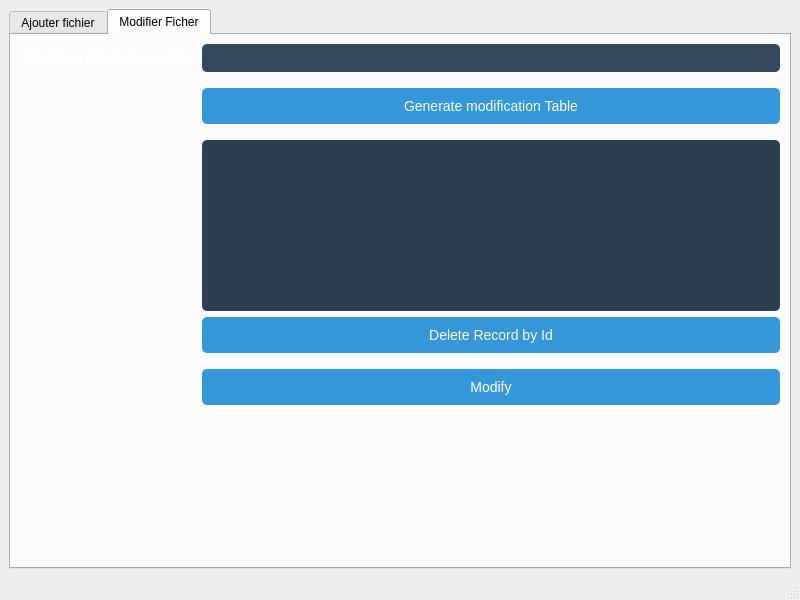
<?xml version="1.0" encoding="UTF-8"?>
<ui version="4.0">
 <class>AddEditDelWindow</class>
 <widget class="QMainWindow" name="AddEditDelWindow">
  <property name="geometry">
   <rect>
    <x>0</x>
    <y>0</y>
    <width>800</width>
    <height>600</height>
   </rect>
  </property>
  <property name="windowTitle">
   <string>MainWindow</string>
  </property>
  <property name="styleSheet">
   <string notr="true">AddEditDelWindow {
    background-color: #2c3e50;
    border-radius: 10px;
    padding: 20px;
}
QLabel, QPushButton, QLineEdit, QComboBox, QSpinBox {
    color: white;
    font-size: 14px;
    margin-bottom: 10px;
}
QPushButton {
    background-color: #3498db;
    border: none;
    padding: 10px 20px;
    border-radius: 5px;
}
QPushButton:hover {
    background-color: #2980b9;
}
QLineEdit, QSpinBox {
    background-color: #34495e;
    border: none;
    padding: 5px;
    border-radius: 5px;
    selection-background-color: #3498db;
}
QSpinBox {
    width: 100px;  /* Increase the width */
    height: 40px;  /* Increase the height */
}
QLabel {
    font-weight: bold;
}
QComboBox {
    background-color: #34495e;
    border: none;
    padding: 10px;
    border-radius: 5px;
}
QTableWidget {
    background-color: #2c3e50;
    border-radius: 5px;
    gridline-color: #2980b9;
    color: white;
    selection-background-color: #2980b9;
}
</string>
  </property>
  <widget class="QWidget" name="centralwidget">
   <layout class="QGridLayout" name="gridLayout">
    <item row="0" column="0">
     <widget class="QTabWidget" name="tabWidget">
      <property name="currentIndex">
       <number>1</number>
      </property>
      <widget class="QWidget" name="AddFile">
       <attribute name="title">
        <string>Ajouter fichier</string>
       </attribute>
       <layout class="QGridLayout" name="gridLayout_2">
        <item row="2" column="2">
         <widget class="QSpinBox" name="spinBox"/>
        </item>
        <item row="0" column="0">
         <widget class="QLabel" name="label">
          <property name="text">
           <string>Type de fichier</string>
          </property>
         </widget>
        </item>
        <item row="0" column="2">
         <widget class="QComboBox" name="comboBoxFileType">
          <item>
           <property name="text">
            <string>Contigue</string>
           </property>
          </item>
          <item>
           <property name="text">
            <string>Chainee</string>
           </property>
          </item>
         </widget>
        </item>
        <item row="1" column="0">
         <widget class="QLabel" name="label_2">
          <property name="text">
           <string>Nom du fichier</string>
          </property>
         </widget>
        </item>
        <item row="4" column="2">
         <widget class="QPushButton" name="pushButton">
          <property name="text">
           <string>Add File Data</string>
          </property>
         </widget>
        </item>
        <item row="5" column="2">
         <spacer name="verticalSpacer">
          <property name="orientation">
           <enum>Qt::Orientation::Vertical</enum>
          </property>
          <property name="sizeHint" stdset="0">
           <size>
            <width>20</width>
            <height>40</height>
           </size>
          </property>
         </spacer>
        </item>
        <item row="1" column="2">
         <widget class="QLineEdit" name="AddFileName"/>
        </item>
        <item row="3" column="0">
         <widget class="QPushButton" name="GenStudents">
          <property name="text">
           <string>Generate Students</string>
          </property>
         </widget>
        </item>
        <item row="2" column="0">
         <widget class="QLabel" name="label_3">
          <property name="text">
           <string>Nombre des records</string>
          </property>
         </widget>
        </item>
        <item row="3" column="2">
         <widget class="QTableWidget" name="tableWidget"/>
        </item>
       </layout>
      </widget>
      <widget class="QWidget" name="ModFile">
       <attribute name="title">
        <string>Modifier Ficher</string>
       </attribute>
       <layout class="QGridLayout" name="gridLayout_3">
        <item row="6" column="1">
         <widget class="QPushButton" name="pushButton_3">
          <property name="text">
           <string>Modify</string>
          </property>
         </widget>
        </item>
        <item row="4" column="1">
         <widget class="QTableWidget" name="tableWidget_2"/>
        </item>
        <item row="2" column="1">
         <widget class="QLineEdit" name="lineEdit"/>
        </item>
        <item row="7" column="0">
         <spacer name="verticalSpacer_2">
          <property name="orientation">
           <enum>Qt::Orientation::Vertical</enum>
          </property>
          <property name="sizeHint" stdset="0">
           <size>
            <width>20</width>
            <height>163</height>
           </size>
          </property>
         </spacer>
        </item>
        <item row="3" column="1">
         <widget class="QPushButton" name="pushButton_2">
          <property name="text">
           <string>Generate modification Table</string>
          </property>
         </widget>
        </item>
        <item row="2" column="0">
         <widget class="QLabel" name="label_4">
          <property name="text">
           <string>File First Block to modify</string>
          </property>
         </widget>
        </item>
        <item row="5" column="1">
         <widget class="QPushButton" name="pushButton_4">
          <property name="enabled">
           <bool>false</bool>
          </property>
          <property name="text">
           <string>Delete Record by Id</string>
          </property>
         </widget>
        </item>
       </layout>
      </widget>
     </widget>
    </item>
   </layout>
  </widget>
  <widget class="QMenuBar" name="menubar">
   <property name="geometry">
    <rect>
     <x>0</x>
     <y>0</y>
     <width>800</width>
     <height>17</height>
    </rect>
   </property>
  </widget>
  <widget class="QStatusBar" name="statusbar"/>
 </widget>
 <resources/>
 <connections/>
</ui>
